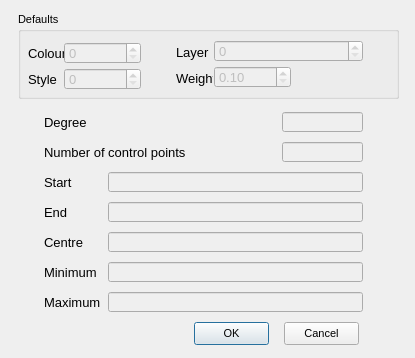
<?xml version="1.0" encoding="UTF-8"?>
<ui version="4.0">
 <class>CurveVerify_Dialog</class>
 <widget class="QDialog" name="CurveVerify_Dialog">
  <property name="geometry">
   <rect>
    <x>0</x>
    <y>0</y>
    <width>415</width>
    <height>358</height>
   </rect>
  </property>
  <property name="minimumSize">
   <size>
    <width>415</width>
    <height>358</height>
   </size>
  </property>
  <property name="maximumSize">
   <size>
    <width>415</width>
    <height>358</height>
   </size>
  </property>
  <property name="font">
   <font>
    <pointsize>8</pointsize>
   </font>
  </property>
  <property name="windowTitle">
   <string>Curve verify</string>
  </property>
  <widget class="QPushButton" name="_2">
   <property name="geometry">
    <rect>
     <x>284</x>
     <y>322</y>
     <width>75</width>
     <height>23</height>
    </rect>
   </property>
   <property name="text">
    <string>Cancel</string>
   </property>
   <property name="autoDefault">
    <bool>false</bool>
   </property>
  </widget>
  <widget class="QPushButton" name="_1">
   <property name="geometry">
    <rect>
     <x>194</x>
     <y>322</y>
     <width>75</width>
     <height>23</height>
    </rect>
   </property>
   <property name="text">
    <string>OK</string>
   </property>
   <property name="default">
    <bool>true</bool>
   </property>
  </widget>
  <widget class="QLineEdit" name="_104">
   <property name="enabled">
    <bool>false</bool>
   </property>
   <property name="geometry">
    <rect>
     <x>282</x>
     <y>112</y>
     <width>81</width>
     <height>20</height>
    </rect>
   </property>
   <property name="font">
    <font>
     <family>Lucida Grande</family>
     <pointsize>10</pointsize>
    </font>
   </property>
   <property name="readOnly">
    <bool>true</bool>
   </property>
  </widget>
  <widget class="QLabel" name="label_46">
   <property name="geometry">
    <rect>
     <x>44</x>
     <y>112</y>
     <width>71</width>
     <height>20</height>
    </rect>
   </property>
   <property name="font">
    <font>
     <pointsize>10</pointsize>
    </font>
   </property>
   <property name="text">
    <string>Degree</string>
   </property>
   <property name="alignment">
    <set>Qt::AlignLeading|Qt::AlignLeft|Qt::AlignVCenter</set>
   </property>
  </widget>
  <widget class="QLabel" name="label_47">
   <property name="geometry">
    <rect>
     <x>44</x>
     <y>142</y>
     <width>151</width>
     <height>20</height>
    </rect>
   </property>
   <property name="font">
    <font>
     <pointsize>10</pointsize>
    </font>
   </property>
   <property name="text">
    <string>Number of control points</string>
   </property>
   <property name="alignment">
    <set>Qt::AlignLeading|Qt::AlignLeft|Qt::AlignVCenter</set>
   </property>
  </widget>
  <widget class="QLineEdit" name="_105">
   <property name="enabled">
    <bool>false</bool>
   </property>
   <property name="geometry">
    <rect>
     <x>282</x>
     <y>142</y>
     <width>81</width>
     <height>20</height>
    </rect>
   </property>
   <property name="font">
    <font>
     <family>Lucida Grande</family>
     <pointsize>10</pointsize>
    </font>
   </property>
   <property name="readOnly">
    <bool>true</bool>
   </property>
  </widget>
  <widget class="QLabel" name="label_48">
   <property name="geometry">
    <rect>
     <x>44</x>
     <y>172</y>
     <width>57</width>
     <height>20</height>
    </rect>
   </property>
   <property name="font">
    <font>
     <pointsize>10</pointsize>
    </font>
   </property>
   <property name="text">
    <string>Start</string>
   </property>
   <property name="alignment">
    <set>Qt::AlignLeading|Qt::AlignLeft|Qt::AlignVCenter</set>
   </property>
  </widget>
  <widget class="QLineEdit" name="_106">
   <property name="enabled">
    <bool>false</bool>
   </property>
   <property name="geometry">
    <rect>
     <x>108</x>
     <y>172</y>
     <width>255</width>
     <height>20</height>
    </rect>
   </property>
   <property name="font">
    <font>
     <family>Lucida Grande</family>
     <pointsize>10</pointsize>
    </font>
   </property>
   <property name="readOnly">
    <bool>true</bool>
   </property>
  </widget>
  <widget class="QLabel" name="label_49">
   <property name="geometry">
    <rect>
     <x>44</x>
     <y>202</y>
     <width>63</width>
     <height>20</height>
    </rect>
   </property>
   <property name="font">
    <font>
     <pointsize>10</pointsize>
    </font>
   </property>
   <property name="text">
    <string>End</string>
   </property>
   <property name="alignment">
    <set>Qt::AlignLeading|Qt::AlignLeft|Qt::AlignVCenter</set>
   </property>
  </widget>
  <widget class="QLineEdit" name="_107">
   <property name="enabled">
    <bool>false</bool>
   </property>
   <property name="geometry">
    <rect>
     <x>108</x>
     <y>202</y>
     <width>255</width>
     <height>20</height>
    </rect>
   </property>
   <property name="font">
    <font>
     <family>Lucida Grande</family>
     <pointsize>10</pointsize>
    </font>
   </property>
   <property name="readOnly">
    <bool>true</bool>
   </property>
  </widget>
  <widget class="QLineEdit" name="_109">
   <property name="enabled">
    <bool>false</bool>
   </property>
   <property name="geometry">
    <rect>
     <x>108</x>
     <y>262</y>
     <width>255</width>
     <height>20</height>
    </rect>
   </property>
   <property name="font">
    <font>
     <family>Lucida Grande</family>
     <pointsize>10</pointsize>
    </font>
   </property>
   <property name="readOnly">
    <bool>true</bool>
   </property>
  </widget>
  <widget class="QLabel" name="label_50">
   <property name="geometry">
    <rect>
     <x>44</x>
     <y>232</y>
     <width>59</width>
     <height>20</height>
    </rect>
   </property>
   <property name="font">
    <font>
     <pointsize>10</pointsize>
    </font>
   </property>
   <property name="text">
    <string>Centre</string>
   </property>
   <property name="alignment">
    <set>Qt::AlignLeading|Qt::AlignLeft|Qt::AlignVCenter</set>
   </property>
  </widget>
  <widget class="QLineEdit" name="_108">
   <property name="enabled">
    <bool>false</bool>
   </property>
   <property name="geometry">
    <rect>
     <x>108</x>
     <y>232</y>
     <width>255</width>
     <height>20</height>
    </rect>
   </property>
   <property name="font">
    <font>
     <family>Lucida Grande</family>
     <pointsize>10</pointsize>
    </font>
   </property>
   <property name="readOnly">
    <bool>true</bool>
   </property>
  </widget>
  <widget class="QLabel" name="label_51">
   <property name="geometry">
    <rect>
     <x>44</x>
     <y>262</y>
     <width>59</width>
     <height>20</height>
    </rect>
   </property>
   <property name="font">
    <font>
     <pointsize>10</pointsize>
    </font>
   </property>
   <property name="text">
    <string>Minimum</string>
   </property>
   <property name="alignment">
    <set>Qt::AlignLeading|Qt::AlignLeft|Qt::AlignVCenter</set>
   </property>
  </widget>
  <widget class="QLabel" name="label_52">
   <property name="geometry">
    <rect>
     <x>44</x>
     <y>292</y>
     <width>61</width>
     <height>20</height>
    </rect>
   </property>
   <property name="font">
    <font>
     <pointsize>10</pointsize>
    </font>
   </property>
   <property name="text">
    <string>Maximum</string>
   </property>
   <property name="alignment">
    <set>Qt::AlignLeading|Qt::AlignLeft|Qt::AlignVCenter</set>
   </property>
  </widget>
  <widget class="QLineEdit" name="_110">
   <property name="enabled">
    <bool>false</bool>
   </property>
   <property name="geometry">
    <rect>
     <x>108</x>
     <y>292</y>
     <width>255</width>
     <height>20</height>
    </rect>
   </property>
   <property name="font">
    <font>
     <family>Lucida Grande</family>
     <pointsize>10</pointsize>
    </font>
   </property>
   <property name="readOnly">
    <bool>true</bool>
   </property>
  </widget>
  <widget class="QGroupBox" name="groupBox">
   <property name="geometry">
    <rect>
     <x>18</x>
     <y>12</y>
     <width>381</width>
     <height>87</height>
    </rect>
   </property>
   <property name="title">
    <string>Defaults</string>
   </property>
   <widget class="QPushButton" name="_1002">
    <property name="enabled">
     <bool>false</bool>
    </property>
    <property name="geometry">
     <rect>
      <x>124</x>
      <y>55</y>
      <width>24</width>
      <height>24</height>
     </rect>
    </property>
    <property name="toolTip">
     <string>Select Style</string>
    </property>
    <property name="statusTip">
     <string/>
    </property>
    <property name="text">
     <string/>
    </property>
    <property name="icon">
     <iconset resource="../RealCAD.qrc">
      <normaloff>:/images/PROPERTIES-styles.svg</normaloff>:/images/PROPERTIES-styles.svg</iconset>
    </property>
    <property name="iconSize">
     <size>
      <width>20</width>
      <height>20</height>
     </size>
    </property>
    <property name="autoDefault">
     <bool>false</bool>
    </property>
    <property name="flat">
     <bool>true</bool>
    </property>
   </widget>
   <widget class="QLabel" name="label_103">
    <property name="geometry">
     <rect>
      <x>158</x>
      <y>56</y>
      <width>37</width>
      <height>20</height>
     </rect>
    </property>
    <property name="font">
     <font>
      <pointsize>10</pointsize>
     </font>
    </property>
    <property name="text">
     <string>Weight</string>
    </property>
   </widget>
   <widget class="QPushButton" name="_1001">
    <property name="enabled">
     <bool>false</bool>
    </property>
    <property name="geometry">
     <rect>
      <x>346</x>
      <y>28</y>
      <width>24</width>
      <height>24</height>
     </rect>
    </property>
    <property name="toolTip">
     <string>Select Layer</string>
    </property>
    <property name="statusTip">
     <string/>
    </property>
    <property name="text">
     <string/>
    </property>
    <property name="icon">
     <iconset resource="../RealCAD.qrc">
      <normaloff>:/images/PROPERTIES-layers.svg</normaloff>:/images/PROPERTIES-layers.svg</iconset>
    </property>
    <property name="iconSize">
     <size>
      <width>20</width>
      <height>20</height>
     </size>
    </property>
    <property name="flat">
     <bool>true</bool>
    </property>
   </widget>
   <widget class="QSpinBox" name="_102">
    <property name="enabled">
     <bool>false</bool>
    </property>
    <property name="geometry">
     <rect>
      <x>46</x>
      <y>56</y>
      <width>77</width>
      <height>22</height>
     </rect>
    </property>
    <property name="font">
     <font>
      <family>Lucida Grande</family>
      <pointsize>10</pointsize>
     </font>
    </property>
    <property name="maximum">
     <number>255</number>
    </property>
   </widget>
   <widget class="QLabel" name="label_100">
    <property name="geometry">
     <rect>
      <x>10</x>
      <y>31</y>
      <width>37</width>
      <height>20</height>
     </rect>
    </property>
    <property name="font">
     <font>
      <pointsize>10</pointsize>
     </font>
    </property>
    <property name="text">
     <string>Colour</string>
    </property>
   </widget>
   <widget class="QLabel" name="label_102">
    <property name="geometry">
     <rect>
      <x>10</x>
      <y>57</y>
      <width>35</width>
      <height>20</height>
     </rect>
    </property>
    <property name="font">
     <font>
      <pointsize>10</pointsize>
     </font>
    </property>
    <property name="text">
     <string>Style</string>
    </property>
   </widget>
   <widget class="QPushButton" name="_1000">
    <property name="enabled">
     <bool>false</bool>
    </property>
    <property name="geometry">
     <rect>
      <x>124</x>
      <y>29</y>
      <width>24</width>
      <height>24</height>
     </rect>
    </property>
    <property name="toolTip">
     <string>Select Colour</string>
    </property>
    <property name="text">
     <string/>
    </property>
    <property name="icon">
     <iconset resource="../RealCAD.qrc">
      <normaloff>:/images/PROPERTIES-colours.svg</normaloff>:/images/PROPERTIES-colours.svg</iconset>
    </property>
    <property name="iconSize">
     <size>
      <width>20</width>
      <height>20</height>
     </size>
    </property>
    <property name="autoDefault">
     <bool>false</bool>
    </property>
    <property name="flat">
     <bool>true</bool>
    </property>
   </widget>
   <widget class="QSpinBox" name="_100">
    <property name="enabled">
     <bool>false</bool>
    </property>
    <property name="geometry">
     <rect>
      <x>46</x>
      <y>30</y>
      <width>77</width>
      <height>22</height>
     </rect>
    </property>
    <property name="font">
     <font>
      <family>Lucida Grande</family>
      <pointsize>10</pointsize>
     </font>
    </property>
    <property name="specialValueText">
     <string/>
    </property>
    <property name="maximum">
     <number>255</number>
    </property>
   </widget>
   <widget class="WeightSpinBox" name="_103">
    <property name="enabled">
     <bool>false</bool>
    </property>
    <property name="geometry">
     <rect>
      <x>196</x>
      <y>54</y>
      <width>77</width>
      <height>22</height>
     </rect>
    </property>
    <property name="font">
     <font>
      <family>Lucida Grande</family>
      <pointsize>10</pointsize>
     </font>
    </property>
    <property name="specialValueText">
     <string/>
    </property>
    <property name="minimum">
     <double>0.100000000000000</double>
    </property>
    <property name="maximum">
     <double>3.000000000000000</double>
    </property>
    <property name="singleStep">
     <double>0.100000000000000</double>
    </property>
   </widget>
   <widget class="LayerSpinBox" name="_101">
    <property name="enabled">
     <bool>false</bool>
    </property>
    <property name="geometry">
     <rect>
      <x>196</x>
      <y>28</y>
      <width>149</width>
      <height>22</height>
     </rect>
    </property>
    <property name="font">
     <font>
      <family>Lucida Grande</family>
      <pointsize>10</pointsize>
     </font>
    </property>
    <property name="suffix">
     <string/>
    </property>
    <property name="maximum">
     <number>2049</number>
    </property>
   </widget>
   <widget class="QPushButton" name="_1003">
    <property name="enabled">
     <bool>false</bool>
    </property>
    <property name="geometry">
     <rect>
      <x>274</x>
      <y>54</y>
      <width>24</width>
      <height>24</height>
     </rect>
    </property>
    <property name="toolTip">
     <string>Select Weight</string>
    </property>
    <property name="statusTip">
     <string/>
    </property>
    <property name="text">
     <string/>
    </property>
    <property name="icon">
     <iconset resource="../RealCAD.qrc">
      <normaloff>:/images/PROPERTIES-weights.svg</normaloff>:/images/PROPERTIES-weights.svg</iconset>
    </property>
    <property name="iconSize">
     <size>
      <width>20</width>
      <height>20</height>
     </size>
    </property>
    <property name="flat">
     <bool>true</bool>
    </property>
   </widget>
   <widget class="QLabel" name="label_101">
    <property name="geometry">
     <rect>
      <x>158</x>
      <y>30</y>
      <width>33</width>
      <height>20</height>
     </rect>
    </property>
    <property name="font">
     <font>
      <pointsize>10</pointsize>
     </font>
    </property>
    <property name="text">
     <string>Layer</string>
    </property>
   </widget>
  </widget>
 </widget>
 <customwidgets>
  <customwidget>
   <class>WeightSpinBox</class>
   <extends>QDoubleSpinBox</extends>
   <header>../RealCADQt/source/weightspinbox.h</header>
  </customwidget>
  <customwidget>
   <class>LayerSpinBox</class>
   <extends>QSpinBox</extends>
   <header>../RealCADQt/source/layerspinbox.h</header>
  </customwidget>
 </customwidgets>
 <tabstops>
  <tabstop>_100</tabstop>
  <tabstop>_1000</tabstop>
  <tabstop>_102</tabstop>
  <tabstop>_1002</tabstop>
  <tabstop>_103</tabstop>
  <tabstop>_1003</tabstop>
  <tabstop>_101</tabstop>
  <tabstop>_1001</tabstop>
  <tabstop>_1</tabstop>
  <tabstop>_2</tabstop>
  <tabstop>_104</tabstop>
  <tabstop>_105</tabstop>
  <tabstop>_106</tabstop>
  <tabstop>_107</tabstop>
  <tabstop>_108</tabstop>
  <tabstop>_109</tabstop>
  <tabstop>_110</tabstop>
 </tabstops>
 <resources>
  <include location="../RealCAD.qrc"/>
 </resources>
 <connections/>
</ui>
